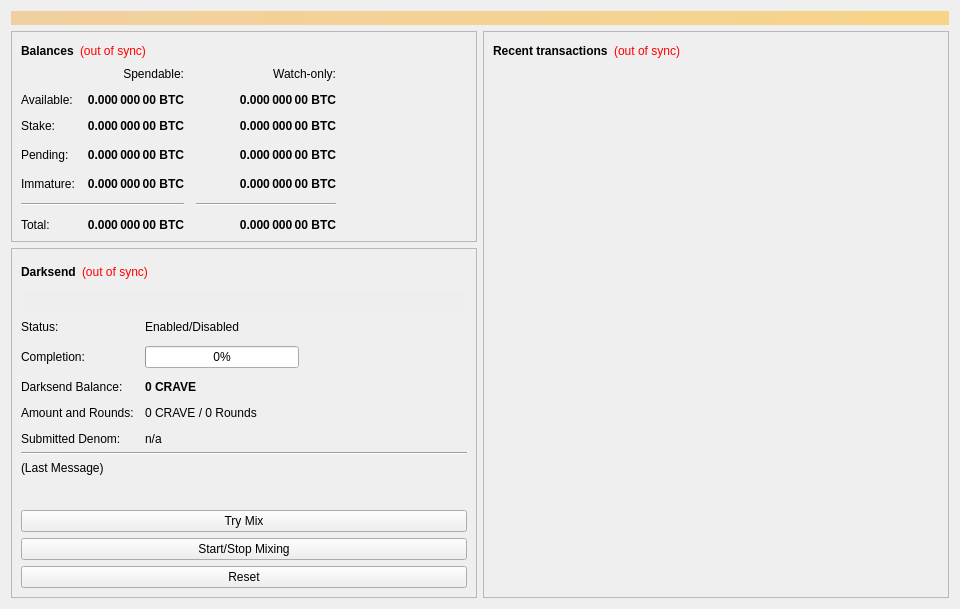
<?xml version="1.0" encoding="UTF-8"?>
<ui version="4.0">
 <class>OverviewPage</class>
 <widget class="QWidget" name="OverviewPage">
  <property name="geometry">
   <rect>
    <x>0</x>
    <y>0</y>
    <width>960</width>
    <height>594</height>
   </rect>
  </property>
  <property name="minimumSize">
   <size>
    <width>960</width>
    <height>0</height>
   </size>
  </property>
  <property name="windowTitle">
   <string>Form</string>
  </property>
  <layout class="QVBoxLayout" name="topLayout">
   <item>
    <widget class="QLabel" name="labelAlerts">
     <property name="visible">
      <bool>false</bool>
     </property>
     <property name="styleSheet">
      <string notr="true">background-color: qlineargradient(x1: 0, y1: 0, x2: 1, y2: 0, stop:0 #F0D0A0, stop:1 #F8D488); color:#000000;</string>
     </property>
     <property name="wordWrap">
      <bool>true</bool>
     </property>
     <property name="margin">
      <number>3</number>
     </property>
    </widget>
   </item>
   <item>
    <layout class="QHBoxLayout" name="horizontalLayout" stretch="1,1">
     <item>
      <layout class="QVBoxLayout" name="verticalLayout_2">
       <item>
        <widget class="QFrame" name="frame">
         <property name="frameShape">
          <enum>QFrame::StyledPanel</enum>
         </property>
         <property name="frameShadow">
          <enum>QFrame::Raised</enum>
         </property>
         <layout class="QVBoxLayout" name="verticalLayout_4">
          <item>
           <layout class="QHBoxLayout" name="horizontalLayout_4">
            <item>
             <widget class="QLabel" name="label_5">
              <property name="font">
               <font>
                <weight>75</weight>
                <bold>true</bold>
               </font>
              </property>
              <property name="text">
               <string>Balances</string>
              </property>
             </widget>
            </item>
            <item>
             <widget class="QLabel" name="labelWalletStatus">
              <property name="cursor">
               <cursorShape>WhatsThisCursor</cursorShape>
              </property>
              <property name="toolTip">
               <string>The displayed information may be out of date. Your wallet automatically synchronizes with the Crave network after a connection is established, but this process has not completed yet.</string>
              </property>
              <property name="styleSheet">
               <string notr="true">QLabel { color: red; }</string>
              </property>
              <property name="text">
               <string notr="true">(out of sync)</string>
              </property>
              <property name="alignment">
               <set>Qt::AlignLeading|Qt::AlignLeft|Qt::AlignVCenter</set>
              </property>
             </widget>
            </item>
            <item>
             <spacer name="horizontalSpacer_3">
              <property name="orientation">
               <enum>Qt::Horizontal</enum>
              </property>
              <property name="sizeHint" stdset="0">
               <size>
                <width>40</width>
                <height>20</height>
               </size>
              </property>
             </spacer>
            </item>
           </layout>
          </item>
          <item>
           <layout class="QGridLayout" name="gridLayout">
            <property name="spacing">
             <number>12</number>
            </property>
            <item row="3" column="2">
             <widget class="QLabel" name="labelWatchPending">
              <property name="font">
               <font>
                <weight>75</weight>
                <bold>true</bold>
               </font>
              </property>
              <property name="cursor">
               <cursorShape>IBeamCursor</cursorShape>
              </property>
              <property name="toolTip">
               <string>Unconfirmed transactions to watch-only addresses</string>
              </property>
              <property name="text">
               <string notr="true">0.000 000 00 BTC</string>
              </property>
              <property name="alignment">
               <set>Qt::AlignRight|Qt::AlignTrailing|Qt::AlignVCenter</set>
              </property>
              <property name="textInteractionFlags">
               <set>Qt::LinksAccessibleByMouse|Qt::TextSelectableByKeyboard|Qt::TextSelectableByMouse</set>
              </property>
             </widget>
            </item>
            <item row="3" column="1">
             <widget class="QLabel" name="labelUnconfirmed">
              <property name="font">
               <font>
                <weight>75</weight>
                <bold>true</bold>
               </font>
              </property>
              <property name="cursor">
               <cursorShape>IBeamCursor</cursorShape>
              </property>
              <property name="toolTip">
               <string>Total of transactions that have yet to be confirmed, and do not yet count toward the spendable balance</string>
              </property>
              <property name="text">
               <string notr="true">0.000 000 00 BTC</string>
              </property>
              <property name="alignment">
               <set>Qt::AlignRight|Qt::AlignTrailing|Qt::AlignVCenter</set>
              </property>
              <property name="textInteractionFlags">
               <set>Qt::LinksAccessibleByMouse|Qt::TextSelectableByKeyboard|Qt::TextSelectableByMouse</set>
              </property>
             </widget>
            </item>
            <item row="4" column="2">
             <widget class="QLabel" name="labelWatchImmature">
              <property name="font">
               <font>
                <weight>75</weight>
                <bold>true</bold>
               </font>
              </property>
              <property name="cursor">
               <cursorShape>IBeamCursor</cursorShape>
              </property>
              <property name="toolTip">
               <string>Mined balance in watch-only addresses that has not yet matured</string>
              </property>
              <property name="text">
               <string notr="true">0.000 000 00 BTC</string>
              </property>
              <property name="alignment">
               <set>Qt::AlignRight|Qt::AlignTrailing|Qt::AlignVCenter</set>
              </property>
              <property name="textInteractionFlags">
               <set>Qt::LinksAccessibleByMouse|Qt::TextSelectableByKeyboard|Qt::TextSelectableByMouse</set>
              </property>
             </widget>
            </item>
            <item row="5" column="0" colspan="2">
             <widget class="Line" name="lineSpendableBalance">
              <property name="orientation">
               <enum>Qt::Horizontal</enum>
              </property>
             </widget>
            </item>
            <item row="5" column="2">
             <widget class="Line" name="lineWatchBalance">
              <property name="sizePolicy">
               <sizepolicy hsizetype="Preferred" vsizetype="Fixed">
                <horstretch>0</horstretch>
                <verstretch>0</verstretch>
               </sizepolicy>
              </property>
              <property name="minimumSize">
               <size>
                <width>140</width>
                <height>0</height>
               </size>
              </property>
              <property name="orientation">
               <enum>Qt::Horizontal</enum>
              </property>
             </widget>
            </item>
            <item row="6" column="0">
             <widget class="QLabel" name="labelTotalText">
              <property name="text">
               <string>Total:</string>
              </property>
             </widget>
            </item>
            <item row="4" column="1">
             <widget class="QLabel" name="labelImmature">
              <property name="font">
               <font>
                <weight>75</weight>
                <bold>true</bold>
               </font>
              </property>
              <property name="cursor">
               <cursorShape>IBeamCursor</cursorShape>
              </property>
              <property name="toolTip">
               <string>Mined balance that has not yet matured</string>
              </property>
              <property name="text">
               <string notr="true">0.000 000 00 BTC</string>
              </property>
              <property name="alignment">
               <set>Qt::AlignRight|Qt::AlignTrailing|Qt::AlignVCenter</set>
              </property>
              <property name="textInteractionFlags">
               <set>Qt::LinksAccessibleByMouse|Qt::TextSelectableByKeyboard|Qt::TextSelectableByMouse</set>
              </property>
             </widget>
            </item>
            <item row="3" column="3">
             <spacer name="horizontalSpacer_2">
              <property name="orientation">
               <enum>Qt::Horizontal</enum>
              </property>
              <property name="sizeHint" stdset="0">
               <size>
                <width>40</width>
                <height>20</height>
               </size>
              </property>
             </spacer>
            </item>
            <item row="4" column="0">
             <widget class="QLabel" name="labelImmatureText">
              <property name="text">
               <string>Immature:</string>
              </property>
             </widget>
            </item>
            <item row="6" column="1">
             <widget class="QLabel" name="labelTotal">
              <property name="font">
               <font>
                <weight>75</weight>
                <bold>true</bold>
               </font>
              </property>
              <property name="cursor">
               <cursorShape>IBeamCursor</cursorShape>
              </property>
              <property name="toolTip">
               <string>Your current total balance</string>
              </property>
              <property name="text">
               <string notr="true">0.000 000 00 BTC</string>
              </property>
              <property name="alignment">
               <set>Qt::AlignRight|Qt::AlignTrailing|Qt::AlignVCenter</set>
              </property>
              <property name="textInteractionFlags">
               <set>Qt::LinksAccessibleByMouse|Qt::TextSelectableByKeyboard|Qt::TextSelectableByMouse</set>
              </property>
             </widget>
            </item>
            <item row="6" column="2">
             <widget class="QLabel" name="labelWatchTotal">
              <property name="font">
               <font>
                <weight>75</weight>
                <bold>true</bold>
               </font>
              </property>
              <property name="cursor">
               <cursorShape>IBeamCursor</cursorShape>
              </property>
              <property name="toolTip">
               <string>Current total balance in watch-only addresses</string>
              </property>
              <property name="text">
               <string notr="true">0.000 000 00 BTC</string>
              </property>
              <property name="alignment">
               <set>Qt::AlignRight|Qt::AlignTrailing|Qt::AlignVCenter</set>
              </property>
              <property name="textInteractionFlags">
               <set>Qt::LinksAccessibleByMouse|Qt::TextSelectableByKeyboard|Qt::TextSelectableByMouse</set>
              </property>
             </widget>
            </item>
            <item row="0" column="2">
             <widget class="QLabel" name="labelWatchonly">
              <property name="text">
               <string>Watch-only:</string>
              </property>
              <property name="alignment">
               <set>Qt::AlignRight|Qt::AlignTrailing|Qt::AlignVCenter</set>
              </property>
             </widget>
            </item>
            <item row="1" column="0">
             <widget class="QLabel" name="labelBalanceText">
              <property name="text">
               <string>Available:</string>
              </property>
             </widget>
            </item>
            <item row="1" column="1">
             <widget class="QLabel" name="labelBalance">
              <property name="font">
               <font>
                <weight>75</weight>
                <bold>true</bold>
               </font>
              </property>
              <property name="cursor">
               <cursorShape>IBeamCursor</cursorShape>
              </property>
              <property name="toolTip">
               <string>Your current spendable balance</string>
              </property>
              <property name="text">
               <string notr="true">0.000 000 00 BTC</string>
              </property>
              <property name="alignment">
               <set>Qt::AlignRight|Qt::AlignTrailing|Qt::AlignVCenter</set>
              </property>
              <property name="textInteractionFlags">
               <set>Qt::LinksAccessibleByMouse|Qt::TextSelectableByKeyboard|Qt::TextSelectableByMouse</set>
              </property>
             </widget>
            </item>
            <item row="2" column="0">
             <widget class="QLabel" name="label_10">
              <property name="text">
               <string>Stake:</string>
              </property>
             </widget>
            </item>
            <item row="2" column="1">
             <widget class="QLabel" name="labelStake">
              <property name="font">
               <font>
                <weight>75</weight>
                <bold>true</bold>
               </font>
              </property>
              <property name="cursor">
               <cursorShape>IBeamCursor</cursorShape>
              </property>
              <property name="toolTip">
               <string>Total of coins that was staked, and do not yet count toward the current balance</string>
              </property>
              <property name="text">
               <string notr="true">0.000 000 00 BTC</string>
              </property>
              <property name="alignment">
               <set>Qt::AlignRight|Qt::AlignTrailing|Qt::AlignVCenter</set>
              </property>
              <property name="textInteractionFlags">
               <set>Qt::LinksAccessibleByMouse|Qt::TextSelectableByKeyboard|Qt::TextSelectableByMouse</set>
              </property>
             </widget>
            </item>
            <item row="2" column="2">
             <widget class="QLabel" name="labelWatchStake">
              <property name="font">
               <font>
                <weight>75</weight>
                <bold>true</bold>
               </font>
              </property>
              <property name="cursor">
               <cursorShape>IBeamCursor</cursorShape>
              </property>
              <property name="toolTip">
               <string>Total of coins that was staked in watch-only addresses, and do not yet count toward the current watch-only balance</string>
              </property>
              <property name="text">
               <string notr="true">0.000 000 00 BTC</string>
              </property>
              <property name="alignment">
               <set>Qt::AlignRight|Qt::AlignTrailing|Qt::AlignVCenter</set>
              </property>
              <property name="textInteractionFlags">
               <set>Qt::LinksAccessibleByMouse|Qt::TextSelectableByKeyboard|Qt::TextSelectableByMouse</set>
              </property>
             </widget>
            </item>
            <item row="1" column="2">
             <widget class="QLabel" name="labelWatchAvailable">
              <property name="font">
               <font>
                <weight>75</weight>
                <bold>true</bold>
               </font>
              </property>
              <property name="cursor">
               <cursorShape>IBeamCursor</cursorShape>
              </property>
              <property name="toolTip">
               <string>Your current balance in watch-only addresses</string>
              </property>
              <property name="text">
               <string notr="true">0.000 000 00 BTC</string>
              </property>
              <property name="alignment">
               <set>Qt::AlignRight|Qt::AlignTrailing|Qt::AlignVCenter</set>
              </property>
              <property name="textInteractionFlags">
               <set>Qt::LinksAccessibleByMouse|Qt::TextSelectableByKeyboard|Qt::TextSelectableByMouse</set>
              </property>
             </widget>
            </item>
            <item row="3" column="0">
             <widget class="QLabel" name="labelPendingText">
              <property name="text">
               <string>Pending:</string>
              </property>
             </widget>
            </item>
            <item row="0" column="1">
             <widget class="QLabel" name="labelSpendable">
              <property name="text">
               <string>Spendable:</string>
              </property>
              <property name="alignment">
               <set>Qt::AlignRight|Qt::AlignTrailing|Qt::AlignVCenter</set>
              </property>
             </widget>
            </item>
           </layout>
          </item>
         </layout>
        </widget>
       </item>
       <item>
        <widget class="QFrame" name="frameDarksend">
         <property name="sizePolicy">
          <sizepolicy hsizetype="Expanding" vsizetype="Expanding">
           <horstretch>0</horstretch>
           <verstretch>0</verstretch>
          </sizepolicy>
         </property>
         <property name="minimumSize">
          <size>
           <width>0</width>
           <height>350</height>
          </size>
         </property>
         <property name="layoutDirection">
          <enum>Qt::LeftToRight</enum>
         </property>
         <property name="frameShape">
          <enum>QFrame::StyledPanel</enum>
         </property>
         <property name="frameShadow">
          <enum>QFrame::Raised</enum>
         </property>
         <layout class="QVBoxLayout" name="verticalLayout_5">
          <item>
           <layout class="QHBoxLayout" name="horizontalLayout_5">
            <item>
             <widget class="QLabel" name="label_2">
              <property name="font">
               <font>
                <weight>75</weight>
                <bold>true</bold>
               </font>
              </property>
              <property name="text">
               <string>Darksend</string>
              </property>
             </widget>
            </item>
            <item>
             <widget class="QLabel" name="labelDarksendSyncStatus">
              <property name="toolTip">
               <string>The displayed information may be out of date. Your wallet automatically synchronizes with the Crave network after a connection is established, but this process has not completed yet.</string>
              </property>
              <property name="styleSheet">
               <string notr="true">QLabel { color: red; }</string>
              </property>
              <property name="text">
               <string notr="true">(out of sync)</string>
              </property>
              <property name="alignment">
               <set>Qt::AlignLeading|Qt::AlignLeft|Qt::AlignVCenter</set>
              </property>
             </widget>
            </item>
            <item>
             <spacer name="horizontalSpacer_4">
              <property name="orientation">
               <enum>Qt::Horizontal</enum>
              </property>
              <property name="sizeHint" stdset="0">
               <size>
                <width>40</width>
                <height>20</height>
               </size>
              </property>
             </spacer>
            </item>
           </layout>
          </item>
          <item>
           <widget class="QPushButton" name="runAutoDenom">
            <property name="palette">
             <palette>
              <active>
               <colorrole role="WindowText">
                <brush brushstyle="SolidPattern">
                 <color alpha="255">
                  <red>0</red>
                  <green>0</green>
                  <blue>0</blue>
                 </color>
                </brush>
               </colorrole>
               <colorrole role="Button">
                <brush brushstyle="SolidPattern">
                 <color alpha="255">
                  <red>239</red>
                  <green>238</green>
                  <blue>238</blue>
                 </color>
                </brush>
               </colorrole>
               <colorrole role="Light">
                <brush brushstyle="SolidPattern">
                 <color alpha="255">
                  <red>255</red>
                  <green>255</green>
                  <blue>255</blue>
                 </color>
                </brush>
               </colorrole>
               <colorrole role="Midlight">
                <brush brushstyle="SolidPattern">
                 <color alpha="255">
                  <red>247</red>
                  <green>246</green>
                  <blue>246</blue>
                 </color>
                </brush>
               </colorrole>
               <colorrole role="Dark">
                <brush brushstyle="SolidPattern">
                 <color alpha="255">
                  <red>119</red>
                  <green>119</green>
                  <blue>119</blue>
                 </color>
                </brush>
               </colorrole>
               <colorrole role="Mid">
                <brush brushstyle="SolidPattern">
                 <color alpha="255">
                  <red>159</red>
                  <green>159</green>
                  <blue>159</blue>
                 </color>
                </brush>
               </colorrole>
               <colorrole role="Text">
                <brush brushstyle="SolidPattern">
                 <color alpha="255">
                  <red>0</red>
                  <green>0</green>
                  <blue>0</blue>
                 </color>
                </brush>
               </colorrole>
               <colorrole role="BrightText">
                <brush brushstyle="SolidPattern">
                 <color alpha="255">
                  <red>255</red>
                  <green>255</green>
                  <blue>255</blue>
                 </color>
                </brush>
               </colorrole>
               <colorrole role="ButtonText">
                <brush brushstyle="SolidPattern">
                 <color alpha="255">
                  <red>0</red>
                  <green>0</green>
                  <blue>0</blue>
                 </color>
                </brush>
               </colorrole>
               <colorrole role="Base">
                <brush brushstyle="SolidPattern">
                 <color alpha="255">
                  <red>255</red>
                  <green>255</green>
                  <blue>255</blue>
                 </color>
                </brush>
               </colorrole>
               <colorrole role="Window">
                <brush brushstyle="SolidPattern">
                 <color alpha="255">
                  <red>239</red>
                  <green>238</green>
                  <blue>238</blue>
                 </color>
                </brush>
               </colorrole>
               <colorrole role="Shadow">
                <brush brushstyle="SolidPattern">
                 <color alpha="255">
                  <red>0</red>
                  <green>0</green>
                  <blue>0</blue>
                 </color>
                </brush>
               </colorrole>
               <colorrole role="AlternateBase">
                <brush brushstyle="SolidPattern">
                 <color alpha="255">
                  <red>247</red>
                  <green>246</green>
                  <blue>246</blue>
                 </color>
                </brush>
               </colorrole>
               <colorrole role="ToolTipBase">
                <brush brushstyle="SolidPattern">
                 <color alpha="255">
                  <red>255</red>
                  <green>255</green>
                  <blue>220</blue>
                 </color>
                </brush>
               </colorrole>
               <colorrole role="ToolTipText">
                <brush brushstyle="SolidPattern">
                 <color alpha="255">
                  <red>0</red>
                  <green>0</green>
                  <blue>0</blue>
                 </color>
                </brush>
               </colorrole>
              </active>
              <inactive>
               <colorrole role="WindowText">
                <brush brushstyle="SolidPattern">
                 <color alpha="255">
                  <red>0</red>
                  <green>0</green>
                  <blue>0</blue>
                 </color>
                </brush>
               </colorrole>
               <colorrole role="Button">
                <brush brushstyle="SolidPattern">
                 <color alpha="255">
                  <red>239</red>
                  <green>238</green>
                  <blue>238</blue>
                 </color>
                </brush>
               </colorrole>
               <colorrole role="Light">
                <brush brushstyle="SolidPattern">
                 <color alpha="255">
                  <red>255</red>
                  <green>255</green>
                  <blue>255</blue>
                 </color>
                </brush>
               </colorrole>
               <colorrole role="Midlight">
                <brush brushstyle="SolidPattern">
                 <color alpha="255">
                  <red>247</red>
                  <green>246</green>
                  <blue>246</blue>
                 </color>
                </brush>
               </colorrole>
               <colorrole role="Dark">
                <brush brushstyle="SolidPattern">
                 <color alpha="255">
                  <red>119</red>
                  <green>119</green>
                  <blue>119</blue>
                 </color>
                </brush>
               </colorrole>
               <colorrole role="Mid">
                <brush brushstyle="SolidPattern">
                 <color alpha="255">
                  <red>159</red>
                  <green>159</green>
                  <blue>159</blue>
                 </color>
                </brush>
               </colorrole>
               <colorrole role="Text">
                <brush brushstyle="SolidPattern">
                 <color alpha="255">
                  <red>0</red>
                  <green>0</green>
                  <blue>0</blue>
                 </color>
                </brush>
               </colorrole>
               <colorrole role="BrightText">
                <brush brushstyle="SolidPattern">
                 <color alpha="255">
                  <red>255</red>
                  <green>255</green>
                  <blue>255</blue>
                 </color>
                </brush>
               </colorrole>
               <colorrole role="ButtonText">
                <brush brushstyle="SolidPattern">
                 <color alpha="255">
                  <red>0</red>
                  <green>0</green>
                  <blue>0</blue>
                 </color>
                </brush>
               </colorrole>
               <colorrole role="Base">
                <brush brushstyle="SolidPattern">
                 <color alpha="255">
                  <red>255</red>
                  <green>255</green>
                  <blue>255</blue>
                 </color>
                </brush>
               </colorrole>
               <colorrole role="Window">
                <brush brushstyle="SolidPattern">
                 <color alpha="255">
                  <red>239</red>
                  <green>238</green>
                  <blue>238</blue>
                 </color>
                </brush>
               </colorrole>
               <colorrole role="Shadow">
                <brush brushstyle="SolidPattern">
                 <color alpha="255">
                  <red>0</red>
                  <green>0</green>
                  <blue>0</blue>
                 </color>
                </brush>
               </colorrole>
               <colorrole role="AlternateBase">
                <brush brushstyle="SolidPattern">
                 <color alpha="255">
                  <red>247</red>
                  <green>246</green>
                  <blue>246</blue>
                 </color>
                </brush>
               </colorrole>
               <colorrole role="ToolTipBase">
                <brush brushstyle="SolidPattern">
                 <color alpha="255">
                  <red>255</red>
                  <green>255</green>
                  <blue>220</blue>
                 </color>
                </brush>
               </colorrole>
               <colorrole role="ToolTipText">
                <brush brushstyle="SolidPattern">
                 <color alpha="255">
                  <red>0</red>
                  <green>0</green>
                  <blue>0</blue>
                 </color>
                </brush>
               </colorrole>
              </inactive>
              <disabled>
               <colorrole role="WindowText">
                <brush brushstyle="SolidPattern">
                 <color alpha="255">
                  <red>119</red>
                  <green>119</green>
                  <blue>119</blue>
                 </color>
                </brush>
               </colorrole>
               <colorrole role="Button">
                <brush brushstyle="SolidPattern">
                 <color alpha="255">
                  <red>239</red>
                  <green>238</green>
                  <blue>238</blue>
                 </color>
                </brush>
               </colorrole>
               <colorrole role="Light">
                <brush brushstyle="SolidPattern">
                 <color alpha="255">
                  <red>255</red>
                  <green>255</green>
                  <blue>255</blue>
                 </color>
                </brush>
               </colorrole>
               <colorrole role="Midlight">
                <brush brushstyle="SolidPattern">
                 <color alpha="255">
                  <red>247</red>
                  <green>246</green>
                  <blue>246</blue>
                 </color>
                </brush>
               </colorrole>
               <colorrole role="Dark">
                <brush brushstyle="SolidPattern">
                 <color alpha="255">
                  <red>119</red>
                  <green>119</green>
                  <blue>119</blue>
                 </color>
                </brush>
               </colorrole>
               <colorrole role="Mid">
                <brush brushstyle="SolidPattern">
                 <color alpha="255">
                  <red>159</red>
                  <green>159</green>
                  <blue>159</blue>
                 </color>
                </brush>
               </colorrole>
               <colorrole role="Text">
                <brush brushstyle="SolidPattern">
                 <color alpha="255">
                  <red>119</red>
                  <green>119</green>
                  <blue>119</blue>
                 </color>
                </brush>
               </colorrole>
               <colorrole role="BrightText">
                <brush brushstyle="SolidPattern">
                 <color alpha="255">
                  <red>255</red>
                  <green>255</green>
                  <blue>255</blue>
                 </color>
                </brush>
               </colorrole>
               <colorrole role="ButtonText">
                <brush brushstyle="SolidPattern">
                 <color alpha="255">
                  <red>119</red>
                  <green>119</green>
                  <blue>119</blue>
                 </color>
                </brush>
               </colorrole>
               <colorrole role="Base">
                <brush brushstyle="SolidPattern">
                 <color alpha="255">
                  <red>239</red>
                  <green>238</green>
                  <blue>238</blue>
                 </color>
                </brush>
               </colorrole>
               <colorrole role="Window">
                <brush brushstyle="SolidPattern">
                 <color alpha="255">
                  <red>239</red>
                  <green>238</green>
                  <blue>238</blue>
                 </color>
                </brush>
               </colorrole>
               <colorrole role="Shadow">
                <brush brushstyle="SolidPattern">
                 <color alpha="255">
                  <red>0</red>
                  <green>0</green>
                  <blue>0</blue>
                 </color>
                </brush>
               </colorrole>
               <colorrole role="AlternateBase">
                <brush brushstyle="SolidPattern">
                 <color alpha="255">
                  <red>239</red>
                  <green>238</green>
                  <blue>238</blue>
                 </color>
                </brush>
               </colorrole>
               <colorrole role="ToolTipBase">
                <brush brushstyle="SolidPattern">
                 <color alpha="255">
                  <red>255</red>
                  <green>255</green>
                  <blue>220</blue>
                 </color>
                </brush>
               </colorrole>
               <colorrole role="ToolTipText">
                <brush brushstyle="SolidPattern">
                 <color alpha="255">
                  <red>0</red>
                  <green>0</green>
                  <blue>0</blue>
                 </color>
                </brush>
               </colorrole>
              </disabled>
             </palette>
            </property>
            <property name="focusPolicy">
             <enum>Qt::NoFocus</enum>
            </property>
            <property name="autoFillBackground">
             <bool>true</bool>
            </property>
            <property name="text">
             <string/>
            </property>
            <property name="flat">
             <bool>true</bool>
            </property>
           </widget>
          </item>
          <item>
           <layout class="QFormLayout" name="formLayout">
            <property name="fieldGrowthPolicy">
             <enum>QFormLayout::AllNonFixedFieldsGrow</enum>
            </property>
            <property name="horizontalSpacing">
             <number>11</number>
            </property>
            <property name="verticalSpacing">
             <number>12</number>
            </property>
            <item row="0" column="0">
             <widget class="QLabel" name="label_6">
              <property name="text">
               <string>Status:</string>
              </property>
             </widget>
            </item>
            <item row="1" column="0">
             <widget class="QLabel" name="label_7">
              <property name="text">
               <string>Completion:</string>
              </property>
             </widget>
            </item>
            <item row="1" column="1">
             <widget class="QProgressBar" name="darksendProgress">
              <property name="maximumSize">
               <size>
                <width>154</width>
                <height>16777215</height>
               </size>
              </property>
              <property name="value">
               <number>0</number>
              </property>
             </widget>
            </item>
            <item row="3" column="0">
             <widget class="QLabel" name="labelAnonymizedText">
              <property name="text">
               <string>Darksend Balance:</string>
              </property>
             </widget>
            </item>
            <item row="3" column="1">
             <widget class="QLabel" name="labelAnonymized">
              <property name="font">
               <font>
                <weight>75</weight>
                <bold>true</bold>
               </font>
              </property>
              <property name="text">
               <string notr="true">0 CRAVE</string>
              </property>
             </widget>
            </item>
            <item row="4" column="0">
             <widget class="QLabel" name="label_8">
              <property name="text">
               <string>Amount and Rounds:</string>
              </property>
             </widget>
            </item>
            <item row="4" column="1">
             <widget class="QLabel" name="labelAmountRounds">
              <property name="text">
               <string>0 CRAVE / 0 Rounds</string>
              </property>
             </widget>
            </item>
            <item row="5" column="0">
             <widget class="QLabel" name="label_9">
              <property name="text">
               <string>Submitted Denom:</string>
              </property>
             </widget>
            </item>
            <item row="5" column="1">
             <widget class="QLabel" name="labelSubmittedDenom">
              <property name="toolTip">
               <string>The denominations you submitted to the Masternode.&lt;br&gt;To mix, other users must submit the exact same denominations.</string>
              </property>
              <property name="text">
               <string>n/a</string>
              </property>
             </widget>
            </item>
            <item row="0" column="1">
             <widget class="QLabel" name="darksendEnabled">
              <property name="text">
               <string>Enabled/Disabled</string>
              </property>
             </widget>
            </item>
           </layout>
          </item>
          <item>
           <widget class="Line" name="lineLastMessage">
            <property name="orientation">
             <enum>Qt::Horizontal</enum>
            </property>
           </widget>
          </item>
          <item>
           <widget class="QLabel" name="darksendStatus">
            <property name="minimumSize">
             <size>
              <width>288</width>
              <height>43</height>
             </size>
            </property>
            <property name="text">
             <string>(Last Message)</string>
            </property>
            <property name="alignment">
             <set>Qt::AlignLeading|Qt::AlignLeft|Qt::AlignTop</set>
            </property>
            <property name="wordWrap">
             <bool>true</bool>
            </property>
           </widget>
          </item>
          <item>
           <widget class="QPushButton" name="darksendAuto">
            <property name="sizePolicy">
             <sizepolicy hsizetype="MinimumExpanding" vsizetype="Fixed">
              <horstretch>0</horstretch>
              <verstretch>0</verstretch>
             </sizepolicy>
            </property>
            <property name="toolTip">
             <string>Try to manually submit a Darksend request.</string>
            </property>
            <property name="text">
             <string>Try Mix</string>
            </property>
           </widget>
          </item>
          <item>
           <widget class="QPushButton" name="toggleDarksend">
            <property name="sizePolicy">
             <sizepolicy hsizetype="MinimumExpanding" vsizetype="Fixed">
              <horstretch>0</horstretch>
              <verstretch>0</verstretch>
             </sizepolicy>
            </property>
            <property name="text">
             <string>Start/Stop Mixing</string>
            </property>
           </widget>
          </item>
          <item>
           <widget class="QPushButton" name="darksendReset">
            <property name="sizePolicy">
             <sizepolicy hsizetype="MinimumExpanding" vsizetype="Fixed">
              <horstretch>0</horstretch>
              <verstretch>0</verstretch>
             </sizepolicy>
            </property>
            <property name="toolTip">
             <string>Reset the current status of Darksend (can interrupt Darksend if it's in the process of Mixing, which can cost you money!)</string>
            </property>
            <property name="autoFillBackground">
             <bool>false</bool>
            </property>
            <property name="text">
             <string>Reset</string>
            </property>
           </widget>
          </item>
         </layout>
        </widget>
       </item>
       <item>
        <spacer name="verticalSpacer">
         <property name="orientation">
          <enum>Qt::Vertical</enum>
         </property>
         <property name="sizeHint" stdset="0">
          <size>
           <width>20</width>
           <height>40</height>
          </size>
         </property>
        </spacer>
       </item>
      </layout>
     </item>
     <item>
      <layout class="QVBoxLayout" name="verticalLayout_3">
       <item>
        <widget class="QFrame" name="frame_2">
         <property name="frameShape">
          <enum>QFrame::StyledPanel</enum>
         </property>
         <property name="frameShadow">
          <enum>QFrame::Raised</enum>
         </property>
         <layout class="QVBoxLayout" name="verticalLayout">
          <item>
           <layout class="QHBoxLayout" name="horizontalLayout_2">
            <item>
             <widget class="QLabel" name="label_4">
              <property name="font">
               <font>
                <weight>75</weight>
                <bold>true</bold>
               </font>
              </property>
              <property name="text">
               <string>Recent transactions</string>
              </property>
             </widget>
            </item>
            <item>
             <widget class="QLabel" name="labelTransactionsStatus">
              <property name="cursor">
               <cursorShape>WhatsThisCursor</cursorShape>
              </property>
              <property name="toolTip">
               <string>The displayed information may be out of date. Your wallet automatically synchronizes with the Crave network after a connection is established, but this process has not completed yet.</string>
              </property>
              <property name="styleSheet">
               <string notr="true">QLabel { color: red; }</string>
              </property>
              <property name="text">
               <string notr="true">(out of sync)</string>
              </property>
              <property name="alignment">
               <set>Qt::AlignRight|Qt::AlignTrailing|Qt::AlignVCenter</set>
              </property>
             </widget>
            </item>
            <item>
             <spacer name="horizontalSpacer">
              <property name="orientation">
               <enum>Qt::Horizontal</enum>
              </property>
              <property name="sizeHint" stdset="0">
               <size>
                <width>40</width>
                <height>20</height>
               </size>
              </property>
             </spacer>
            </item>
           </layout>
          </item>
          <item>
           <widget class="QListView" name="listTransactions">
            <property name="styleSheet">
             <string notr="true">QListView { background: transparent; }</string>
            </property>
            <property name="frameShape">
             <enum>QFrame::NoFrame</enum>
            </property>
            <property name="verticalScrollBarPolicy">
             <enum>Qt::ScrollBarAlwaysOff</enum>
            </property>
            <property name="horizontalScrollBarPolicy">
             <enum>Qt::ScrollBarAlwaysOff</enum>
            </property>
            <property name="selectionMode">
             <enum>QAbstractItemView::NoSelection</enum>
            </property>
           </widget>
          </item>
         </layout>
        </widget>
       </item>
      </layout>
     </item>
    </layout>
   </item>
  </layout>
 </widget>
 <resources/>
 <connections/>
</ui>
